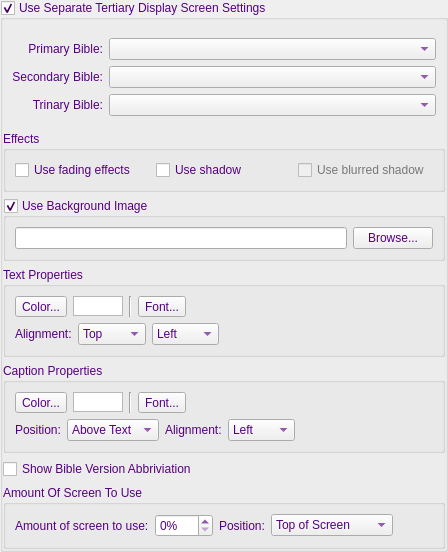
    <widget class="QGroupBox" name="groupBoxUseDisp3">
     <property name="palette">
      <palette>
       <active>
        <colorrole role="WindowText">
         <brush brushstyle="SolidPattern">
          <color alpha="255">
           <red>85</red>
           <green>0</green>
           <blue>127</blue>
          </color>
         </brush>
        </colorrole>
        <colorrole role="Text">
         <brush brushstyle="SolidPattern">
          <color alpha="255">
           <red>85</red>
           <green>0</green>
           <blue>127</blue>
          </color>
         </brush>
        </colorrole>
        <colorrole role="ButtonText">
         <brush brushstyle="SolidPattern">
          <color alpha="255">
           <red>85</red>
           <green>0</green>
           <blue>127</blue>
          </color>
         </brush>
        </colorrole>
        <colorrole role="Highlight">
         <brush brushstyle="SolidPattern">
          <color alpha="255">
           <red>170</red>
           <green>85</green>
           <blue>255</blue>
          </color>
         </brush>
        </colorrole>
        <colorrole role="PlaceholderText">
         <brush brushstyle="SolidPattern">
          <color alpha="128">
           <red>85</red>
           <green>0</green>
           <blue>127</blue>
          </color>
         </brush>
        </colorrole>
       </active>
       <inactive>
        <colorrole role="WindowText">
         <brush brushstyle="SolidPattern">
          <color alpha="255">
           <red>85</red>
           <green>0</green>
           <blue>127</blue>
          </color>
         </brush>
        </colorrole>
        <colorrole role="Text">
         <brush brushstyle="SolidPattern">
          <color alpha="255">
           <red>85</red>
           <green>0</green>
           <blue>127</blue>
          </color>
         </brush>
        </colorrole>
        <colorrole role="ButtonText">
         <brush brushstyle="SolidPattern">
          <color alpha="255">
           <red>85</red>
           <green>0</green>
           <blue>127</blue>
          </color>
         </brush>
        </colorrole>
        <colorrole role="Highlight">
         <brush brushstyle="SolidPattern">
          <color alpha="255">
           <red>170</red>
           <green>85</green>
           <blue>255</blue>
          </color>
         </brush>
        </colorrole>
        <colorrole role="PlaceholderText">
         <brush brushstyle="SolidPattern">
          <color alpha="128">
           <red>85</red>
           <green>0</green>
           <blue>127</blue>
          </color>
         </brush>
        </colorrole>
       </inactive>
       <disabled>
        <colorrole role="WindowText">
         <brush brushstyle="SolidPattern">
          <color alpha="255">
           <red>120</red>
           <green>120</green>
           <blue>120</blue>
          </color>
         </brush>
        </colorrole>
        <colorrole role="Text">
         <brush brushstyle="SolidPattern">
          <color alpha="255">
           <red>120</red>
           <green>120</green>
           <blue>120</blue>
          </color>
         </brush>
        </colorrole>
        <colorrole role="ButtonText">
         <brush brushstyle="SolidPattern">
          <color alpha="255">
           <red>120</red>
           <green>120</green>
           <blue>120</blue>
          </color>
         </brush>
        </colorrole>
        <colorrole role="Highlight">
         <brush brushstyle="SolidPattern">
          <color alpha="255">
           <red>0</red>
           <green>120</green>
           <blue>215</blue>
          </color>
         </brush>
        </colorrole>
        <colorrole role="PlaceholderText">
         <brush brushstyle="SolidPattern">
          <color alpha="128">
           <red>0</red>
           <green>0</green>
           <blue>0</blue>
          </color>
         </brush>
        </colorrole>
       </disabled>
      </palette>
     </property>
     <property name="title">
      <string>Use Separate Tertiary Display Screen Settings</string>
     </property>
     <property name="flat">
      <bool>true</bool>
     </property>
     <property name="checkable">
      <bool>true</bool>
     </property>
     <layout class="QVBoxLayout" name="verticalLayout_7" stretch="0,0,0,0,0,0,0">
      <property name="leftMargin">
       <number>0</number>
      </property>
      <property name="topMargin">
       <number>9</number>
      </property>
      <property name="rightMargin">
       <number>0</number>
      </property>
      <property name="bottomMargin">
       <number>0</number>
      </property>
      <item>
       <widget class="QWidget" name="groupWidgetBibles3" native="true">
        <layout class="QGridLayout" name="gridLayout_5">
         <item row="2" column="1">
          <widget class="QComboBox" name="comboBoxTrinaryBible3">
           <property name="sizePolicy">
            <sizepolicy hsizetype="Expanding" vsizetype="Fixed">
             <horstretch>0</horstretch>
             <verstretch>0</verstretch>
            </sizepolicy>
           </property>
          </widget>
         </item>
         <item row="1" column="1">
          <widget class="QComboBox" name="comboBoxSecondaryBible3">
           <property name="sizePolicy">
            <sizepolicy hsizetype="Expanding" vsizetype="Fixed">
             <horstretch>0</horstretch>
             <verstretch>0</verstretch>
            </sizepolicy>
           </property>
          </widget>
         </item>
         <item row="0" column="1">
          <widget class="QComboBox" name="comboBoxPrimaryBible3">
           <property name="sizePolicy">
            <sizepolicy hsizetype="Expanding" vsizetype="Fixed">
             <horstretch>0</horstretch>
             <verstretch>0</verstretch>
            </sizepolicy>
           </property>
          </widget>
         </item>
         <item row="0" column="0">
          <widget class="QLabel" name="labelPrimaryBible3">
           <property name="text">
            <string>Primary Bible:</string>
           </property>
           <property name="alignment">
            <set>Qt::AlignRight|Qt::AlignTrailing|Qt::AlignVCenter</set>
           </property>
          </widget>
         </item>
         <item row="1" column="0">
          <widget class="QLabel" name="labelSecondaryBible3">
           <property name="text">
            <string>Secondary Bible:</string>
           </property>
           <property name="alignment">
            <set>Qt::AlignRight|Qt::AlignTrailing|Qt::AlignVCenter</set>
           </property>
          </widget>
         </item>
         <item row="2" column="0">
          <widget class="QLabel" name="labelTrinaryBible3">
           <property name="text">
            <string>Trinary Bible:</string>
           </property>
           <property name="alignment">
            <set>Qt::AlignRight|Qt::AlignTrailing|Qt::AlignVCenter</set>
           </property>
          </widget>
         </item>
        </layout>
       </widget>
      </item>
      <item>
       <widget class="QGroupBox" name="groupBoxEffects3">
        <property name="title">
         <string>Effects</string>
        </property>
        <layout class="QHBoxLayout" name="horizontalLayout">
         <property name="leftMargin">
          <number>9</number>
         </property>
         <property name="topMargin">
          <number>9</number>
         </property>
         <property name="rightMargin">
          <number>9</number>
         </property>
         <property name="bottomMargin">
          <number>9</number>
         </property>
         <item>
          <widget class="QCheckBox" name="checkBoxUseFading3">
           <property name="toolTip">
            <string>If checked, when switching displayed text, fades the old text out and fades the new text in .</string>
           </property>
           <property name="text">
            <string>Use fading effects</string>
           </property>
          </widget>
         </item>
         <item>
          <widget class="QCheckBox" name="checkBoxUseShadow3">
           <property name="toolTip">
            <string>Useful when using a wallpaper image. Displays a fancy shadow effect.</string>
           </property>
           <property name="text">
            <string>Use shadow</string>
           </property>
          </widget>
         </item>
         <item>
          <widget class="QCheckBox" name="checkBoxUseBlurredShadow3">
           <property name="enabled">
            <bool>false</bool>
           </property>
           <property name="toolTip">
            <string>Useful when using a wallpaper image. Displays a fancy shadow effect.</string>
           </property>
           <property name="text">
            <string>Use blurred shadow</string>
           </property>
          </widget>
         </item>
        </layout>
       </widget>
      </item>
      <item>
       <widget class="QGroupBox" name="groupBoxBackground3">
        <property name="title">
         <string>Use Background Image</string>
        </property>
        <property name="checkable">
         <bool>true</bool>
        </property>
        <layout class="QHBoxLayout" name="horizontalLayout_18">
         <property name="leftMargin">
          <number>9</number>
         </property>
         <property name="topMargin">
          <number>9</number>
         </property>
         <property name="rightMargin">
          <number>9</number>
         </property>
         <property name="bottomMargin">
          <number>9</number>
         </property>
         <item>
          <widget class="QLineEdit" name="lineEditBackPath3"/>
         </item>
         <item>
          <widget class="QPushButton" name="buttonBrowseBackground3">
           <property name="text">
            <string>Browse...</string>
           </property>
          </widget>
         </item>
        </layout>
       </widget>
      </item>
      <item>
       <widget class="QGroupBox" name="groupBoxTextProperties3">
        <property name="title">
         <string>Text Properties</string>
        </property>
        <layout class="QVBoxLayout" name="verticalLayout_9">
         <property name="leftMargin">
          <number>9</number>
         </property>
         <property name="topMargin">
          <number>9</number>
         </property>
         <property name="rightMargin">
          <number>9</number>
         </property>
         <property name="bottomMargin">
          <number>9</number>
         </property>
         <item>
          <layout class="QHBoxLayout" name="horizontalLayout_31">
           <property name="leftMargin">
            <number>0</number>
           </property>
           <property name="topMargin">
            <number>0</number>
           </property>
           <property name="rightMargin">
            <number>0</number>
           </property>
           <property name="bottomMargin">
            <number>0</number>
           </property>
           <item>
            <widget class="QToolButton" name="toolButtonTextColor3">
             <property name="text">
              <string>Color...</string>
             </property>
            </widget>
           </item>
           <item>
            <widget class="QGraphicsView" name="graphicViewTextColor3">
             <property name="sizePolicy">
              <sizepolicy hsizetype="Fixed" vsizetype="Fixed">
               <horstretch>0</horstretch>
               <verstretch>0</verstretch>
              </sizepolicy>
             </property>
             <property name="minimumSize">
              <size>
               <width>50</width>
               <height>20</height>
              </size>
             </property>
             <property name="maximumSize">
              <size>
               <width>50</width>
               <height>20</height>
              </size>
             </property>
            </widget>
           </item>
           <item>
            <widget class="Line" name="line_4">
             <property name="orientation">
              <enum>Qt::Vertical</enum>
             </property>
            </widget>
           </item>
           <item>
            <widget class="QToolButton" name="toolButtonTextFont3">
             <property name="text">
              <string>Font...</string>
             </property>
            </widget>
           </item>
           <item>
            <widget class="QLabel" name="labelFont3">
             <property name="sizePolicy">
              <sizepolicy hsizetype="Minimum" vsizetype="Preferred">
               <horstretch>0</horstretch>
               <verstretch>0</verstretch>
              </sizepolicy>
             </property>
             <property name="text">
              <string/>
             </property>
             <property name="wordWrap">
              <bool>true</bool>
             </property>
            </widget>
           </item>
          </layout>
         </item>
         <item>
          <layout class="QHBoxLayout" name="horizontalLayout_20">
           <property name="topMargin">
            <number>0</number>
           </property>
           <property name="bottomMargin">
            <number>0</number>
           </property>
           <item>
            <widget class="QLabel" name="labelTextAlign3">
             <property name="text">
              <string>Alignment:</string>
             </property>
            </widget>
           </item>
           <item>
            <widget class="QComboBox" name="comboBoxVerticalAling3">
             <property name="currentIndex">
              <number>0</number>
             </property>
             <item>
              <property name="text">
               <string>Top</string>
              </property>
             </item>
             <item>
              <property name="text">
               <string>Middle</string>
              </property>
             </item>
             <item>
              <property name="text">
               <string>Bottom</string>
              </property>
             </item>
            </widget>
           </item>
           <item>
            <widget class="QComboBox" name="comboBoxHorizontalAling3">
             <item>
              <property name="text">
               <string>Left</string>
              </property>
             </item>
             <item>
              <property name="text">
               <string>Center</string>
              </property>
             </item>
             <item>
              <property name="text">
               <string>Right</string>
              </property>
             </item>
            </widget>
           </item>
           <item>
            <spacer name="horizontalSpacer">
             <property name="orientation">
              <enum>Qt::Horizontal</enum>
             </property>
             <property name="sizeHint" stdset="0">
              <size>
               <width>40</width>
               <height>20</height>
              </size>
             </property>
            </spacer>
           </item>
          </layout>
         </item>
        </layout>
       </widget>
      </item>
      <item>
       <widget class="QGroupBox" name="groupBoxCaptionProperties3">
        <property name="title">
         <string>Caption Properties</string>
        </property>
        <layout class="QVBoxLayout" name="verticalLayout_10">
         <property name="leftMargin">
          <number>9</number>
         </property>
         <property name="topMargin">
          <number>9</number>
         </property>
         <property name="rightMargin">
          <number>9</number>
         </property>
         <property name="bottomMargin">
          <number>9</number>
         </property>
         <item>
          <layout class="QHBoxLayout" name="horizontalLayout_22">
           <item>
            <widget class="QToolButton" name="toolButtonCaptionColor3">
             <property name="text">
              <string>Color...</string>
             </property>
            </widget>
           </item>
           <item>
            <widget class="QGraphicsView" name="graphicViewCaptionColor3">
             <property name="sizePolicy">
              <sizepolicy hsizetype="Fixed" vsizetype="Fixed">
               <horstretch>0</horstretch>
               <verstretch>0</verstretch>
              </sizepolicy>
             </property>
             <property name="minimumSize">
              <size>
               <width>50</width>
               <height>20</height>
              </size>
             </property>
             <property name="maximumSize">
              <size>
               <width>50</width>
               <height>20</height>
              </size>
             </property>
            </widget>
           </item>
           <item>
            <widget class="Line" name="line_5">
             <property name="orientation">
              <enum>Qt::Vertical</enum>
             </property>
            </widget>
           </item>
           <item>
            <widget class="QToolButton" name="toolButtonCaptionFont3">
             <property name="text">
              <string>Font...</string>
             </property>
            </widget>
           </item>
           <item>
            <widget class="QLabel" name="labelFontCaption3">
             <property name="sizePolicy">
              <sizepolicy hsizetype="Minimum" vsizetype="Preferred">
               <horstretch>0</horstretch>
               <verstretch>0</verstretch>
              </sizepolicy>
             </property>
             <property name="text">
              <string/>
             </property>
             <property name="wordWrap">
              <bool>true</bool>
             </property>
            </widget>
           </item>
          </layout>
         </item>
         <item>
          <layout class="QHBoxLayout" name="horizontalLayout_23">
           <property name="leftMargin">
            <number>0</number>
           </property>
           <property name="topMargin">
            <number>0</number>
           </property>
           <property name="rightMargin">
            <number>0</number>
           </property>
           <property name="bottomMargin">
            <number>0</number>
           </property>
           <item>
            <widget class="QLabel" name="labelPosition3">
             <property name="text">
              <string>Position:</string>
             </property>
            </widget>
           </item>
           <item>
            <widget class="QComboBox" name="comboBoxCaptionPosition3">
             <property name="sizePolicy">
              <sizepolicy hsizetype="Preferred" vsizetype="Fixed">
               <horstretch>0</horstretch>
               <verstretch>0</verstretch>
              </sizepolicy>
             </property>
             <property name="minimumSize">
              <size>
               <width>85</width>
               <height>0</height>
              </size>
             </property>
             <property name="currentText">
              <string>Above Text</string>
             </property>
             <item>
              <property name="text">
               <string>Above Text</string>
              </property>
             </item>
             <item>
              <property name="text">
               <string>Below Text</string>
              </property>
             </item>
            </widget>
           </item>
           <item>
            <widget class="QLabel" name="labelCaptionAlign3">
             <property name="text">
              <string>Alignment:</string>
             </property>
            </widget>
           </item>
           <item>
            <widget class="QComboBox" name="comboBoxCaptionAlign3">
             <item>
              <property name="text">
               <string>Left</string>
              </property>
             </item>
             <item>
              <property name="text">
               <string>Center</string>
              </property>
             </item>
             <item>
              <property name="text">
               <string>Right</string>
              </property>
             </item>
            </widget>
           </item>
           <item>
            <spacer name="horizontalSpacer_7">
             <property name="orientation">
              <enum>Qt::Horizontal</enum>
             </property>
             <property name="sizeHint" stdset="0">
              <size>
               <width>40</width>
               <height>20</height>
              </size>
             </property>
            </spacer>
           </item>
          </layout>
         </item>
        </layout>
       </widget>
      </item>
      <item>
       <layout class="QHBoxLayout" name="horizontalLayout_30">
        <property name="topMargin">
         <number>0</number>
        </property>
        <property name="bottomMargin">
         <number>0</number>
        </property>
        <item>
         <widget class="QCheckBox" name="checkBoxAbbiviations3">
          <property name="text">
           <string>Show Bible Version Abbriviation</string>
          </property>
         </widget>
        </item>
       </layout>
      </item>
      <item>
       <widget class="QGroupBox" name="groupBoxMaxScreen3">
        <property name="title">
         <string>Amount Of Screen To Use</string>
        </property>
        <layout class="QGridLayout" name="gridLayout_7">
         <property name="leftMargin">
          <number>9</number>
         </property>
         <property name="topMargin">
          <number>9</number>
         </property>
         <property name="rightMargin">
          <number>9</number>
         </property>
         <property name="bottomMargin">
          <number>9</number>
         </property>
         <item row="0" column="0">
          <layout class="QHBoxLayout" name="horizontalLayout_24">
           <property name="leftMargin">
            <number>0</number>
           </property>
           <property name="topMargin">
            <number>0</number>
           </property>
           <property name="rightMargin">
            <number>0</number>
           </property>
           <property name="bottomMargin">
            <number>0</number>
           </property>
           <item>
            <widget class="QLabel" name="labelMaxPercent3">
             <property name="text">
              <string>Amount of screen to use:</string>
             </property>
            </widget>
           </item>
           <item>
            <widget class="QSpinBox" name="spinBoxMaxScreen3">
             <property name="suffix">
              <string>%</string>
             </property>
             <property name="maximum">
              <number>100</number>
             </property>
            </widget>
           </item>
           <item>
            <widget class="QLabel" name="labelMaxTopButtom3">
             <property name="text">
              <string>Position:</string>
             </property>
            </widget>
           </item>
           <item>
            <widget class="QComboBox" name="comboBoxScreenPosition3">
             <property name="minimumSize">
              <size>
               <width>112</width>
               <height>0</height>
              </size>
             </property>
             <item>
              <property name="text">
               <string>Top of Screen</string>
              </property>
             </item>
             <item>
              <property name="text">
               <string>Bottom of Screen</string>
              </property>
             </item>
            </widget>
           </item>
           <item>
            <spacer name="horizontalSpacer_10">
             <property name="orientation">
              <enum>Qt::Horizontal</enum>
             </property>
             <property name="sizeHint" stdset="0">
              <size>
               <width>40</width>
               <height>20</height>
              </size>
             </property>
            </spacer>
           </item>
          </layout>
         </item>
        </layout>
       </widget>
      </item>
     </layout>
    </widget>
